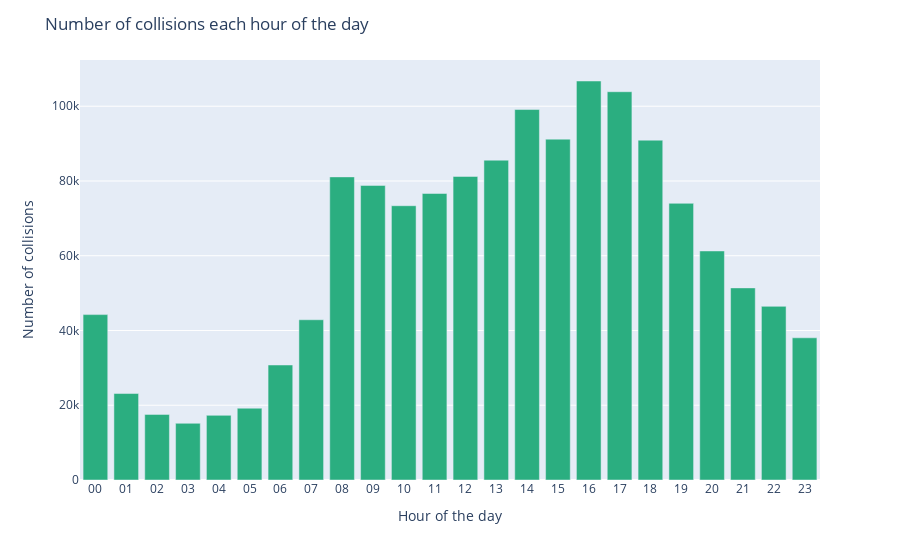

Notebook code for this chart:
### Code cell
plot5 = pd.DataFrame(df.groupby(df['CRASH TIMESTAMP'].dt.hour).size().reset_index().values, columns=['Hour','Count'])
plot5['Hour'] = plot5['Hour'].astype(str).str.zfill(2)
fig = px.bar(plot5, x ='Hour', y = 'Count')
fig.update_layout(
    title="Number of collisions each hour of the day" ,
    xaxis=dict(
        title='Hour of the day',
        tickmode='linear'),
    yaxis_title="Number of collisions",
    hoverlabel_font_color='White')

fig.update_traces(
    hovertemplate="<br>".join([
        "Hour of the day: %{x}",
        "Total number of collisions: %{y:,}",
    ]),
    selector=dict(type="bar"),
    marker_color='rgb(43,174,128)'
)

fig.show()
fig.write_html("plotly_html/collisions_hour.html")

### Figure 1 — Plotly figure (JSON) as saved in the notebook; plotly's stock layout.template omitted (floating-point values rounded to 4 significant figures)
{"data": [{"alignmentgroup": "True", "hovertemplate": "Hour of the day: %{x}<br>Total number of collisions: %{y:,}", "legendgroup": "", "marker": {"color": "rgb(43,174,128)"}, "name": "", "offsetgroup": "", "orientation": "v", "showlegend": false, "textposition": "auto", "type": "bar", "x": ["00", "01", "02", "03", "04", "05", "06", "07", "08", "09", "10", "11", "12", "13", "14", "15", "16", "17", "18", "19", "20", "21", "22", "23"], "xaxis": "x", "y": [44252, 23134, 17554, 15172, 17297, 19208, 30769, 42870, 81094, 78808, 73377, 76656, 81212, 85568, 99114, 91193, 106748, 103878, 90917, 74018, 61277, 51397, 46457, 38043], "yaxis": "y"}], "layout": {"autosize": true, "barmode": "relative", "hoverlabel": {"font": {"color": "White"}}, "legend": {"tracegroupgap": 0}, "margin": {"t": 60}, "title": {"text": "Number of collisions each hour of the day"}, "xaxis": {"anchor": "y", "autorange": true, "domain": [0, 1], "range": [-0.5, 23.5], "tickmode": "linear", "title": {"text": "Hour of the day"}, "type": "category"}, "yaxis": {"anchor": "x", "autorange": true, "domain": [0, 1], "range": [0, 112400.0], "title": {"text": "Number of collisions"}, "type": "linear"}}}
